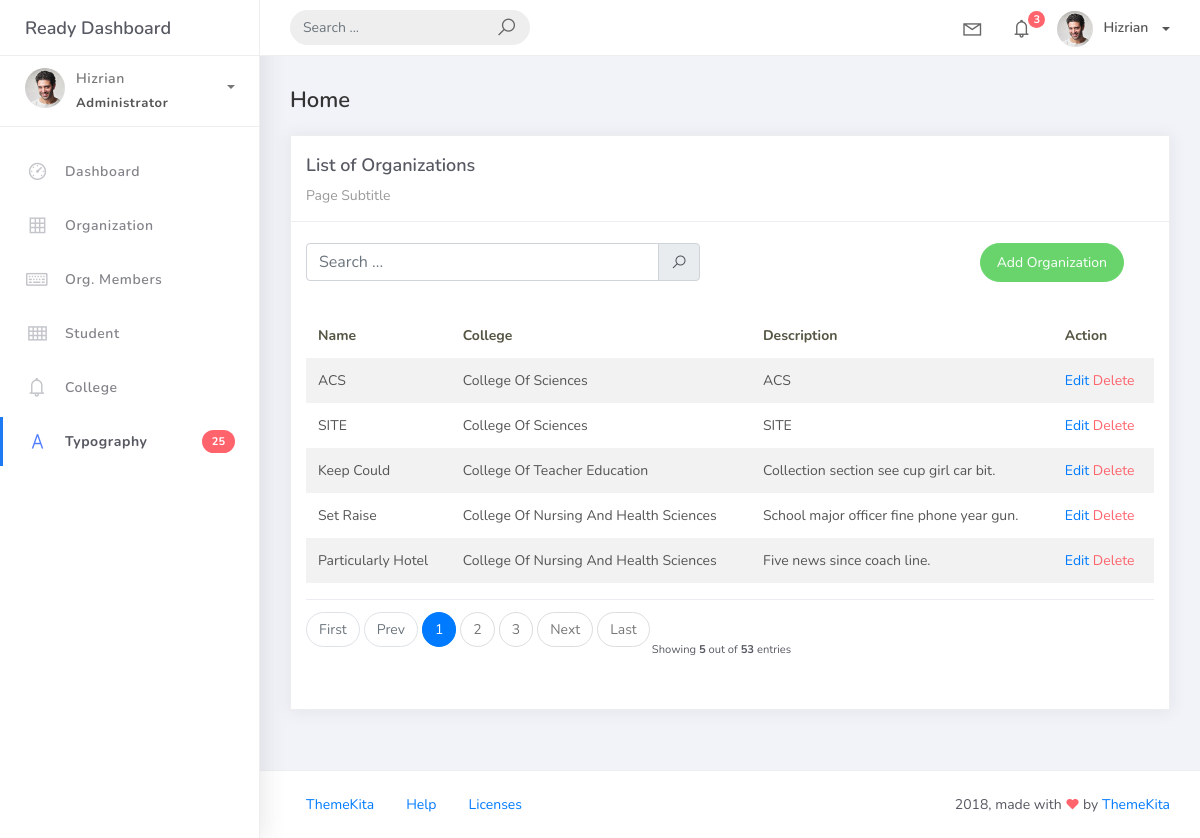
Before: /organization_list with the older database file.
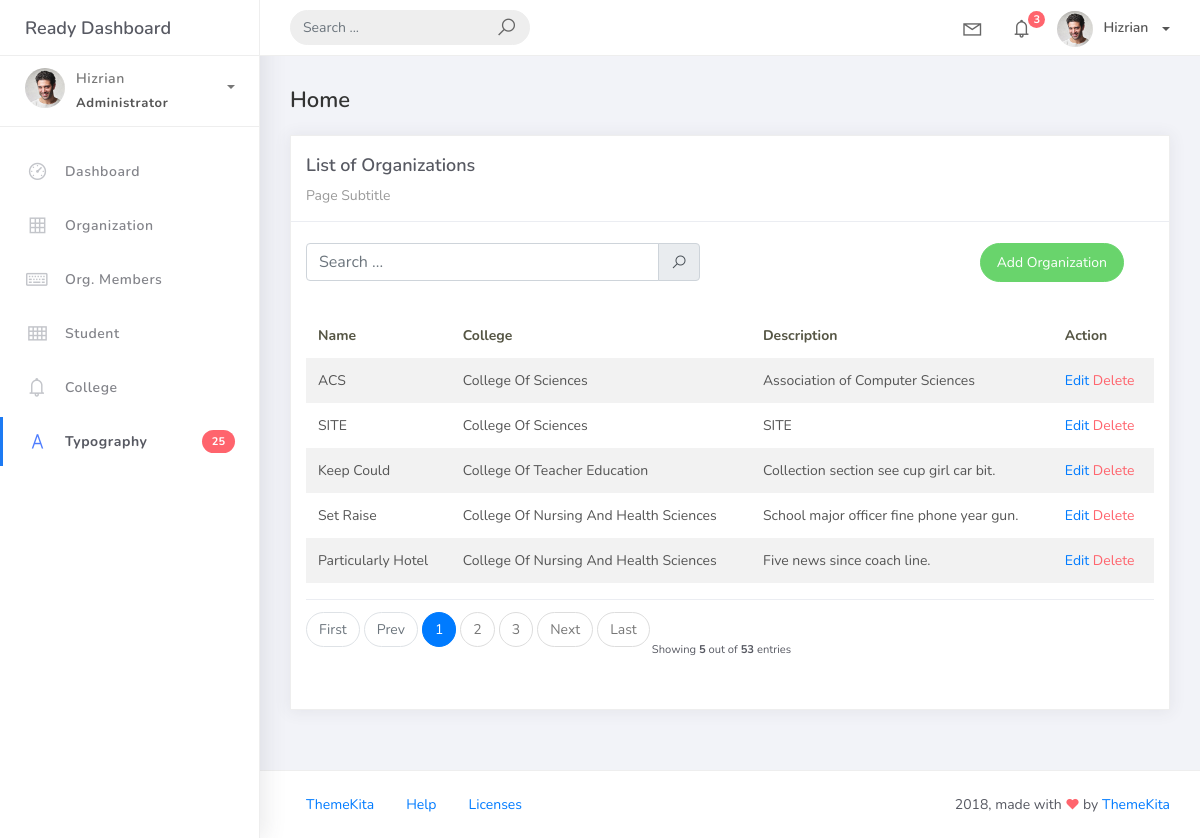
After: the same page with the newer database file.
### studentorg/models.py (models this page shows, shortened)
class BaseModel (models.Model):
    created_at = models.DateTimeField(auto_now_add=True, db_index=True)
    updated_at = models.DateTimeField(auto_now=True)
    class Meta:
        abstract = True

class Organization(BaseModel):
    name = models.CharField(max_length=250)
    college = models.ForeignKey(
        College, null=True, blank=True, on_delete=models.CASCADE)
    description = models.CharField(max_length=500)

class College(BaseModel):
    college_name = models.CharField(max_length=150)
    def __str__(self):
        return self.college_name

### studentorg/views.py (the view)
# urls.py: path('organization_list', OrganizationList.as_view(), name='organization-list'),
class OrganizationList(ListView):
    model = Organization
    context_object_name = 'organization'
    template_name  = 'org_list.html'
    paginate_by = 5
    def get_queryset(self, *args, **kwargs):
         qs = super(OrganizationList, self).get_queryset(*args, **kwargs)
         if self.request.GET.get("q") != None:
             query = self.request.GET.get('q')
             qs = qs.filter(Q(name__icontains=query) |
                            Q(description__icontains=query))
         return qs

### templates/org_list.html (shortened to what this page needs)
{% extends 'base.html' %} {%load static %}  {% block content %}
<div class="content">
    <div class="container-fluid">
        <h4 class="page-title">Home</h4>
        <div class="row">
            <div class="col-md-12">
                <div class="card">
                    <div class="card-header">
                        <div class="card-title">List of Organizations</div>
                        <div class="card-category">Page Subtitle</div>
                    </div>
                    <br />
                            <div class="col-md-12 row">
                                <div class="col-md-6">
                                      <div class="input-group">
                                        <input type="text" placeholder="Search ..." class="form-control" name="q" />
                                        <div class="input-group-append">
                                        <span class="input-group-text">
                                            <i class="la la-search search-icon"></i>
                                        </span>
                                        </div>
                                      </div>
                                </div>
                                <div class="col-md-6">
                                    <div class="pull-right">
                                        <a href="{% url 'organization-add' %}" class="btn btn-success btn-rounded">Add Organization</a>
                                    </div>
                                </div>
                            </div>
                    <div class="card-body">
                        <table class="table table-striped mt-3">
                            <thead>
                                <tr>
                                    <th scope="col">Name</th>
                                    <th scope="col">College</th>
                                    <th scope="col">Description</th>
                                    <th scope="col">Action</th>
                                </tr>
                            </thead>
                            <tbody>
                                {% for object in object_list %}
                                <tr>
                                    <td>{{ object.name}}</td>
                                    <td>{{ object.college }}</td>
                                    <td>{{ object.description }}</td>
                                    <td>
                                        <a href="organization_list/{{ object.id }}">Edit</a>
                                        <a href="organization_list/{{ object.id }}/delete" class="text-danger">Delete</a>
                                    </td>
                                </tr>
                                {% empty %}
                                <tr>
                                    <td colspan="4" style="text-align: center">
                                        <p class="text-sm font-weight-bold mb-0">No Records Found</p>
                                    </td>
                                </tr>
                                {% endfor %}
                            </tbody>
                        </table>
                        {% include 'includes/pagination.html' %}
                    </div>
                </div>
            </div>
        </div>
    </div>
</div>
{% endblock %}

### templates/base.html (shortened to what this page needs)
{% load static %}
<!DOCTYPE html>
<html>
<head>
	<link rel="stylesheet" href="{% static 'css/bootstrap.min.css' %}">
	<link rel="stylesheet" href="{% static 'css/ready.css' %}">
	<link rel="stylesheet" href="{% static 'css/demo.css' %}">
</head>
<body>
	<div class="wrapper">
		<div class="main-header">
			<div class="logo-header">
				<a href="index.html" class="logo">
					Ready Dashboard
				</a>
			</div>
			<nav class="navbar navbar-header navbar-expand-lg">
				<div class="container-fluid">
					<form class="navbar-left navbar-form nav-search mr-md-3" action="">
						<div class="input-group">
							<input type="text" placeholder="Search ..." class="form-control">
							<div class="input-group-append">
								<span class="input-group-text">
									<i class="la la-search search-icon"></i>
								</span>
							</div>
						</div>
					</form>
					<ul class="navbar-nav topbar-nav ml-md-auto align-items-center">
						<li class="nav-item dropdown hidden-caret">
							<a class="nav-link dropdown-toggle" href="#" id="navbarDropdown" role="button" data-toggle="dropdown" aria-haspopup="true" aria-expanded="false">
								<i class="la la-envelope"></i>
							</a>
						</li>
						<li class="nav-item dropdown hidden-caret">
							<a class="nav-link dropdown-toggle" href="#" id="navbarDropdown" role="button" data-toggle="dropdown" aria-haspopup="true" aria-expanded="false">
								<i class="la la-bell"></i>
								<span class="notification">3</span>
							</a>
						</li>
						<li class="nav-item dropdown">
							<a class="dropdown-toggle profile-pic" data-toggle="dropdown" href="#" aria-expanded="false"> <img src="{% static 'img/profile.jpg' %}" alt="user-img" width="36" class="img-circle"><span >Hizrian</span></span> </a>
							</li>
						</ul>
					</div>
				</nav>
			</div>
			<div class="sidebar">
				<div class="scrollbar-inner sidebar-wrapper">
					<div class="user">
						<div class="photo">
							<img src="{% static 'img/profile.jpg' %}">
						</div>
						<div class="info">
							<a class="" data-toggle="collapse" href="#collapseExample" aria-expanded="true">
								<span>
									Hizrian
									<span class="user-level">Administrator</span>
									<span class="caret"></span>
								</span>
							</a>
						</div>
					</div>
					<ul class="nav">
						<li class="nav-item">
							<a href="index.html">
								<i class="la la-dashboard"></i>
								<p>Dashboard</p>
							</a>
						</li>
						<li class="nav-item">
							<a href="{% url 'organization-list' %}">
								<i class="la la-table"></i>
								<p>Organization</p>
							</a>
						</li>
						<li class="nav-item">
							<a href="forms.html">
								<i class="la la-keyboard-o"></i>
								<p>Org. Members</p>
							</a>
						</li>
						<li class="nav-item">
							<a href="tables.html">
								<i class="la la-th"></i>
								<p>Student</p>
							</a>
						</li>
						<li class="nav-item">
							<a href="notifications.html">
								<i class="la la-bell"></i>
								<p>College</p>
							</a>
						</li>
						<li class="nav-item active">
							<a href="typography.html">
								<i class="la la-font"></i>
								<p>Typography</p>
								<span class="badge badge-danger">25</span>
							</a>
						</li>
					</ul>
				</div>
			</div>
			<div class="main-panel">
                {% block content %}
                {% endblock %}
				<footer class="footer">
					<div class="container-fluid">
						<nav class="pull-left">
							<ul class="nav">
								<li class="nav-item">
									<a class="nav-link" href="http://www.themekita.com">
										ThemeKita
									</a>
								</li>
								<li class="nav-item">
									<a class="nav-link" href="#">
										Help
									</a>
								</li>
								<li class="nav-item">
									<a class="nav-link" href="https://themewagon.com/license/#free-item">
										Licenses
									</a>
								</li>
							</ul>
						</nav>
						<div class="copyright ml-auto">
							2018, made with <i class="la la-heart heart text-danger"></i> by <a href="http://www.themekita.com">ThemeKita</a>
						</div>
					</div>
				</footer>
			</div>
		</div>
</body>
</html>

### templates/includes/pagination.html (shortened to what this page needs)
{% if is_paginated %}
<div class="card-footer px-0 border-0 d-flex flex-column flex-lg-row align-items-center justify-content—between mt-3">
 <nav aria-label="Topics pagination" class="mb-4">
   <ul class="pagination">
     {% if page_obj.number > 1 %}
     <li class="page-item">
       <a class="page-1ink" href="?page=1">First</a>
     </li>
     {% else %}
     <li class="page-item disabled">
       <span class="page-link">First</span>
     </li>
     {% endif %} {% if page_obj.has_previous %}
    <li class="page-item">
        <a class="page-link" href="?page={{ page_obj.previous_page_number }}">Prev</a>
    </li>
    {% else %}
    <li class="page-item disabled">
        <span class="page-link">Prev</span>
    </li>
    {% endif %} {% for page_num in paginator.page_range %} {% if page_obj.number == page_num %}
    <li class="page-item active">
        <span class="page-link">
            {{ page_num }}
  </span>
</li>
{% elif page_num > page_obj.number|add:'-3' and page_num < page_obj.number|add:'3' %}
<li class="page-item">
  <a class="page-link" href="?page={{ page_num }}">{{ page_num }}</a>
</li>
{% endif %} {% endfor %} {% if page_obj.has_next %}
<li class="page—item">
    <a class="page-link" href="?page={{ page_obj.next_page_number }}">Next</a>
</li>
{% else %}
<li class="page-item disabled">
    <span class="page-link">Next</span>
</li>
{% endif %} {% if page_obj.number != paginator.num_pages %}
<li class="page-item">
    <a class="page-link" href="?page={{ paginator.num_pages }}">Last</a>
</li>
{% else %}
<li class="page-item disabled">
    <span class="page-link">Last</span>
</li>
    {% endif %}
    </ul>
</nav>
<div class="fw-normal small mt-4 mt-lg-0">Showing <b>{{object_list.count}}</b> out of
<b>{{paginator.count}}</b> entries</div>
</div>
{% endif %}

Changed rows visible on the page:
changed Organization "ACS": description "ACS" → "Association of Computer Sciences"
